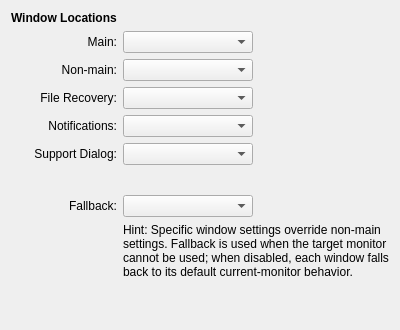
           <widget class="QWidget" name="tabWindowLocation">
            <attribute name="title">
             <string>Window Options</string>
            </attribute>
            <layout class="QGridLayout" name="gridLayout_45">
             <item row="0" column="0">
              <layout class="QGridLayout" name="gridLayout_46">
               <item row="4" column="1">
                <widget class="QComboBox" name="cmbRecoveryLaunchMonitor"/>
               </item>
               <item row="6" column="0">
                <widget class="QLabel" name="label_132">
                 <property name="text">
                  <string>Support Dialog:</string>
                 </property>
                 <property name="alignment">
                  <set>Qt::AlignmentFlag::AlignRight|Qt::AlignmentFlag::AlignTrailing|Qt::AlignmentFlag::AlignVCenter</set>
                 </property>
                 <property name="buddy">
                  <cstring>cmbSupportDialogLaunchMonitor</cstring>
                 </property>
                </widget>
               </item>
               <item row="4" column="0">
                <widget class="QLabel" name="label_81">
                 <property name="text">
                  <string>File Recovery:</string>
                 </property>
                 <property name="alignment">
                  <set>Qt::AlignmentFlag::AlignRight|Qt::AlignmentFlag::AlignTrailing|Qt::AlignmentFlag::AlignVCenter</set>
                 </property>
                 <property name="buddy">
                  <cstring>cmbRecoveryLaunchMonitor</cstring>
                 </property>
                </widget>
               </item>
               <item row="8" column="0">
                <widget class="QLabel" name="label_35">
                 <property name="text">
                  <string>Fallback:</string>
                 </property>
                 <property name="alignment">
                  <set>Qt::AlignmentFlag::AlignRight|Qt::AlignmentFlag::AlignTrailing|Qt::AlignmentFlag::AlignVCenter</set>
                 </property>
                </widget>
               </item>
               <item row="10" column="1">
                <spacer name="verticalSpacer_149">
                 <property name="orientation">
                  <enum>Qt::Orientation::Vertical</enum>
                 </property>
                 <property name="sizeHint" stdset="0">
                  <size>
                   <width>20</width>
                   <height>40</height>
                  </size>
                 </property>
                </spacer>
               </item>
               <item row="8" column="1">
                <widget class="QComboBox" name="cmbFallbackActiveMonitor"/>
               </item>
               <item row="5" column="1">
                <widget class="QComboBox" name="cmbNotificationLaunchMonitor"/>
               </item>
               <item row="7" column="1">
                <spacer name="verticalSpacer_18">
                 <property name="orientation">
                  <enum>Qt::Orientation::Vertical</enum>
                 </property>
                 <property name="sizeType">
                  <enum>QSizePolicy::Policy::Fixed</enum>
                 </property>
                 <property name="sizeHint" stdset="0">
                  <size>
                   <width>20</width>
                   <height>24</height>
                  </size>
                 </property>
                </spacer>
               </item>
               <item row="3" column="0">
                <widget class="QLabel" name="label_80">
                 <property name="text">
                  <string>Non-main:</string>
                 </property>
                 <property name="alignment">
                  <set>Qt::AlignmentFlag::AlignRight|Qt::AlignmentFlag::AlignTrailing|Qt::AlignmentFlag::AlignVCenter</set>
                 </property>
                 <property name="buddy">
                  <cstring>cmbNonMainLaunchMonitor</cstring>
                 </property>
                </widget>
               </item>
               <item row="3" column="1">
                <widget class="QComboBox" name="cmbNonMainLaunchMonitor"/>
               </item>
               <item row="9" column="1" colspan="2">
                <widget class="QLabel" name="lblWindowLocationHint">
                 <property name="text">
                  <string>Hint: Specific window settings override non-main settings. Fallback is used when the target monitor cannot be used; when disabled, each window falls back to its default current-monitor behavior.</string>
                 </property>
                 <property name="wordWrap">
                  <bool>true</bool>
                 </property>
                </widget>
               </item>
               <item row="2" column="1">
                <widget class="QComboBox" name="cmbLaunchMonitor"/>
               </item>
               <item row="6" column="1">
                <widget class="QComboBox" name="cmbSupportDialogLaunchMonitor"/>
               </item>
               <item row="0" column="0">
                <widget class="QLabel" name="lblWindowLocation">
                 <property name="font">
                  <font>
                   <bold>true</bold>
                   <kerning>true</kerning>
                  </font>
                 </property>
                 <property name="text">
                  <string>Window Locations</string>
                 </property>
                </widget>
               </item>
               <item row="5" column="0">
                <widget class="QLabel" name="label_82">
                 <property name="text">
                  <string>Notifications:</string>
                 </property>
                 <property name="alignment">
                  <set>Qt::AlignmentFlag::AlignRight|Qt::AlignmentFlag::AlignTrailing|Qt::AlignmentFlag::AlignVCenter</set>
                 </property>
                 <property name="buddy">
                  <cstring>cmbNotificationLaunchMonitor</cstring>
                 </property>
                </widget>
               </item>
               <item row="2" column="0">
                <widget class="QLabel" name="label_79">
                 <property name="text">
                  <string>Main:</string>
                 </property>
                 <property name="alignment">
                  <set>Qt::AlignmentFlag::AlignRight|Qt::AlignmentFlag::AlignTrailing|Qt::AlignmentFlag::AlignVCenter</set>
                 </property>
                 <property name="buddy">
                  <cstring>cmbLaunchMonitor</cstring>
                 </property>
                </widget>
               </item>
              </layout>
             </item>
            </layout>
           </widget>
